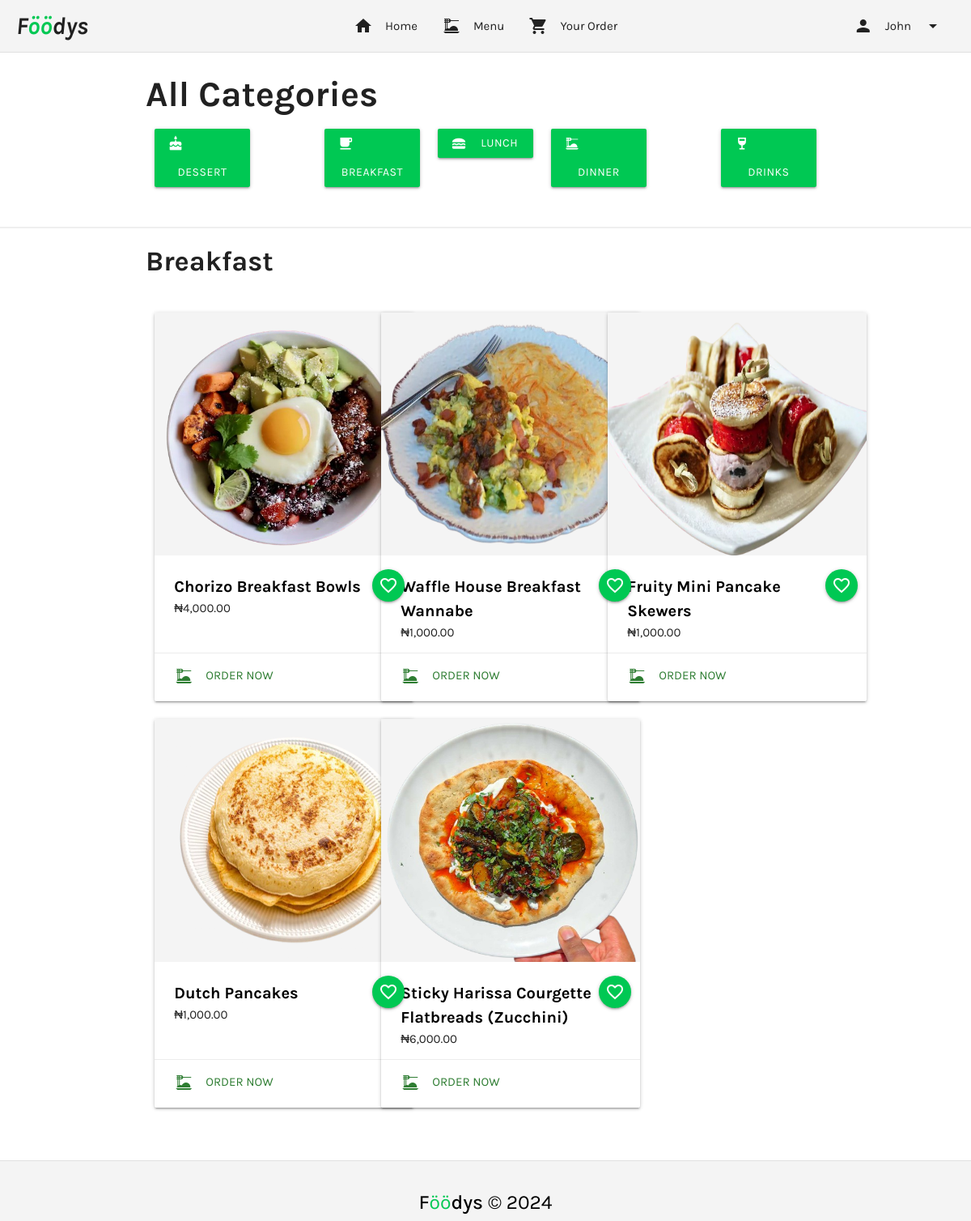
/menu.php (signed in), run on the app's committed database.
### tables this page shows
CREATE TABLE `foodys_tb` (
  `food_id` int(10) NOT NULL,
  `food_type` varchar(255) NOT NULL,
  `food_name` varchar(255) NOT NULL,
  `food_description` varchar(255) NOT NULL,
  `food_price` int(10) NOT NULL,
  `image_name` varchar(255) NOT NULL
);

### menu.php (the view, shortened to what this page needs)
<?php
include ('./templates/nav.php');
include ('./templates/connect.php');
$breakfast_query = "SELECT * FROM `foodys_tb` WHERE `food_type` = 'breakfast' ";
$send_breakfast_query = mysqli_query($db_connect, $breakfast_query);
$breakfasts = mysqli_fetch_all($send_breakfast_query, MYSQLI_ASSOC);
?>
<body>
    <main>
        <div class="container">
            <h3 class="hide-on-med-and-down bold_text">All Categories</h3>
            <div class="row">
                <div class="col l2 s12">
                    <a onclick="showCategory('dessert')" class="btn green center-align accent-4 cat_link">
                        <i class="material-icons left">cake</i>Dessert
                    </a>
                </div>
                <div class="col l1"></div>
                <div class="col l2 s12">
                    <a onclick="showCategory('breakfast')" class="btn green accent-4 center-align cat_link"><i class="material-icons left">free_breakfast</i>Breakfast</a>
                </div>
                <div class="col l2 s12">
                    <a onclick="showCategory('lunch')" class="btn green accent-4 cat_link center-align"><i class="material-icons left">lunch_dining</i>Lunch</a>
                </div>
                <div class="col l2 s12">
                    <a onclick="showCategory('dinner')" class="btn green accent-4 cat_link">
                        <i class="material-icons left">dinner_dining</i>Dinner
                    </a>
                </div>
                <div class="col l1"></div>
                <div class="col l2 s12">
                    <a onclick="showCategory('drink')" class="btn green accent-4 cat_link">
                        <i class="material-icons left">wine_bar</i>Drinks
                    </a>
                </div>
            </div>
        </div>
        <div id="breakfast" class="container categories ">
            <div class="divider div_menu"></div>
            <h4 class="bold_text">Breakfast</h4><br>
            <div class="row">
                <?php foreach ($breakfasts as $breakfast) { ?>
                <div class="col s12 m6 l4">
                    <div class="card menu hoverable card_index">
                        <div class="card-image">
                            <img src="./uploads/<?php echo $breakfast['image_name']; ?>" alt="">
                        </div>
                        <div class="card-content content">
                            <span class="meal_font black-text"><?php echo $breakfast['food_name']; ?></span>
                            <p>₦<?php echo number_format($breakfast['food_price'], 2); ?></p>
                            <div>
                                <a href="" class="favorite btn-floating halfway-fab waves-effect waves-light green accent-4"><i class="material-icons prefix far" id="icon" onclick="like()">favorite_outline</i></a>
                            </div>
                        </div>
                        <div class="card-action">
                            <a href="order.php?id=<?php echo $breakfast['food_id'] ?>" class="green-text text-darken-3 order_link"><i class="material-icons left">dinner_dining</i>Order now</a>
                        </div>
                    </div>
                </div>
                <?php } ?>
            </div>
        </div>
    </main>
</body>
<?php
include ('./templates/footer.php');
?>

### templates/nav.php (shortened to what this page needs)
<?php
$username = $_SESSION['username'];
?>
<body>
    <header>
        <div class="navbar-fixed theme">
            <nav class="z-depth-0 theme">
                <div class="nav-wrapper">
                    <div class="brand-logo">
                        <a href="index.php" class="hide-on-med-and-down grey-text text-darken-4 brand_logo"><em class="bold_text">F<span class="bold_text green-text text-accent-4">öö</span>dys</em></a>
                    </div>
                    <div class="container">
                        <ul class="hide-on-med-and-down center_nav">
                            <li><a href="index.php" class="nav_link grey-text text-darken-4"><i class="material-icons left">home</i>Home</a></li>
                            <li><a href="menu.php" class="nav_link grey-text text-darken-4"><i class="material-icons left">dinner_dining</i>Menu</a></li>
                            <li><a href="cart.php" class="nav_link grey-text text-darken-4"><i class="material-icons left">shopping_cart</i>Your Order</a></li>
                        </ul>
                    </div>
                    <ul class="right hide-on-med-and-down">
                        <li><a class="nav_link grey-text text-darken-4 dropdown-trigger" data-target="dropdown1"><i class="material-icons left">person</i>
                        <?php
                        echo $username;
                        ?>
                        <i class="material-icons right">arrow_drop_down</i></a></li>
                    </ul>
                </div>
                <div class="divider"></div>
            </nav>
        </div>
    </header>
</body>

### templates/footer.php (shortened to what this page needs)
<!DOCTYPE html>
<html lang="en">
<head>
    <link rel="stylesheet" href="./assets/css/materialize.css">
    <link rel="stylesheet" href="https://cdnjs.cloudflare.com/ajax/libs/materialize/1.0.0/css/materialize.min.css">
</head>
<body>
    <footer class="page-footer">
        <div class="container center-align">
            <h5 class="center-align black-text"><a href="./index.php" class="brand-logo black-text"><strong>F<span class="green-text text-accent-4">öö</span>dys</strong></a> &copy; 2024 </h5>
        </div>
    </footer>
</body>
</html>

### templates/footer.php (style rules this page uses)
* { font-family: 'Karla', sans-serif; font-optical-sizing: auto; font-weight: 400; }
.theme { background-color: #f4f4f4; }
.bold_text { font-weight: bold; }
.nav-wrapper { background-color: #f4f4f4 !important; margin: 0 20px !important; }
footer { background-color: #f4f4f4 !important; }
body { display: flex; min-height: 100vh; flex-direction: column; }
main { flex: 1 0 auto; }
.cat_link { width: 100%; height: auto; }
.categories { padding: 30px 0; }
.favorite { position: absolute !important; top: 66%; left: 84%; }
.meal_font { font-size: 20px; font-weight: bold; }
.nav_link { transition: all.4s; }
.brand_logo { font-size: 30px; }
.center_nav { position: absolute; top: 50%; left: 50%; transform: translate(-50%, -50%); }
.card_index { height: 480px; }
.card-image img { background-color: #f4f4f4 !important; height: 300px !important; width: 320px !important; }
.card.menu { width: 320px !important; }
.card-content.content { width: 300px !important; height: 120px !important; }
.div_menu { position: relative; top: 50%; left: 50%; transform: translate(-50%, -50%); width: 1200px; margin-bottom: 10px; }

### data on the page
foodys_tb: image_name (picture), food_name "Chorizo Breakfast Bowls", food_price "4,000.00"
foodys_tb: image_name (picture), food_name "Waffle House Breakfast Wannabe", food_price "1,000.00"
foodys_tb: image_name (picture), food_name "Fruity Mini Pancake Skewers", food_price "1,000.00"
foodys_tb: image_name (picture), food_name "Dutch Pancakes", food_price "1,000.00"
foodys_tb: image_name (picture), food_name "Sticky Harissa Courgette Flatbreads (Zucchini)", food_price "6,000.00"

### other printed values
$username "John"
